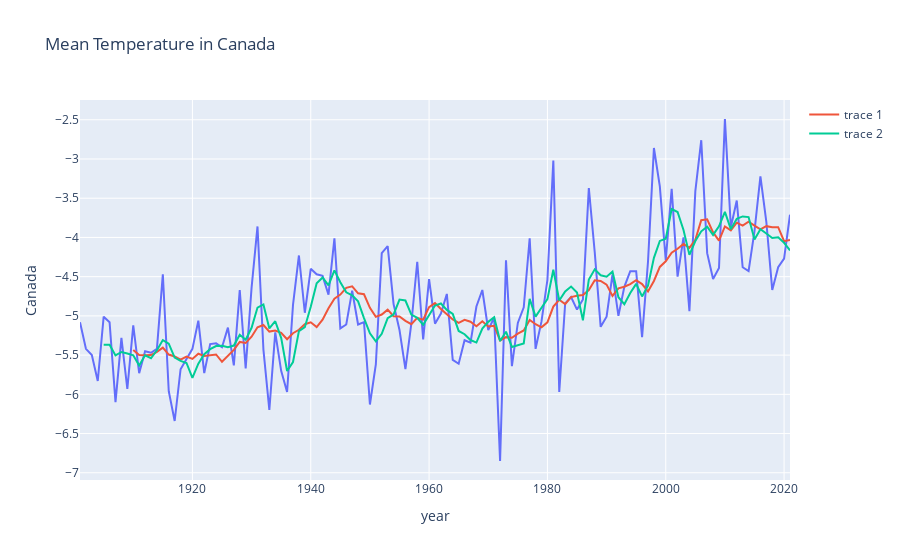

The code cell stored with this chart in its notebook:
### Code cell
import plotly.graph_objects as go

fig = px.line(data2, x = data2.year, y = data2.Canada, title="Mean Temperature in Canada")
fig.add_scatter( x= data2.index, y = data2["10yma"])
fig.add_scatter( x= data2.index, y = data2["5yma"])
fig.show()
